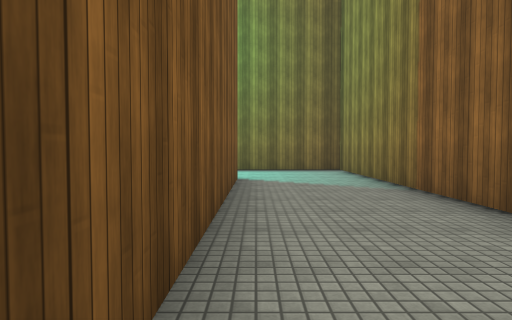
View 1 (above)

24 first-person views from a walk through a 3-D level made in the Unity game engine. The camera is 1.3 m above the floor, tilts 2° down and sees 75° across. The floor is counted in squares, 2 m on a side. Each view is taken from the middle of a square. On the plan, view 1 faces up. The plan holds only what a view shows up to about 10 squares ahead; the rest is blank. The place goes on beyond the plan. The player character is not drawn. Surface patterns are stand-ins for the level's own textures.

View 2
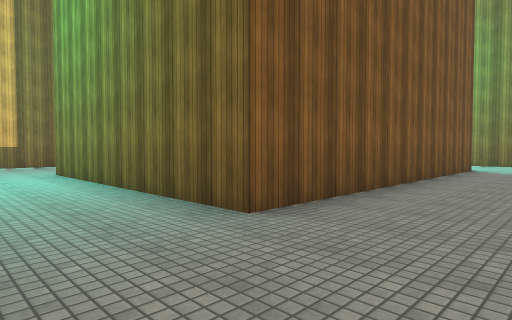

View 3
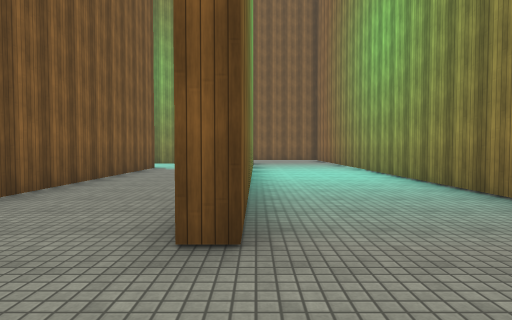

View 4
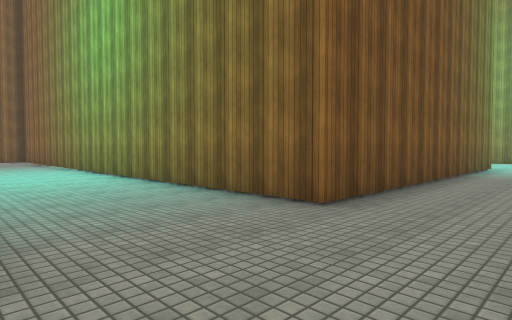

View 5
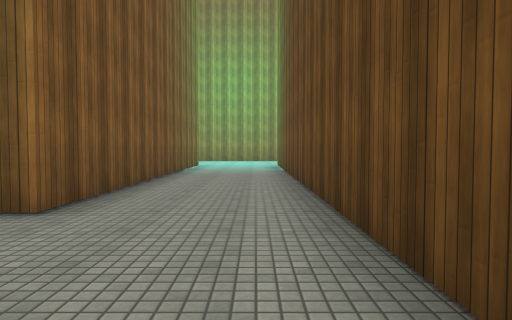

View 6
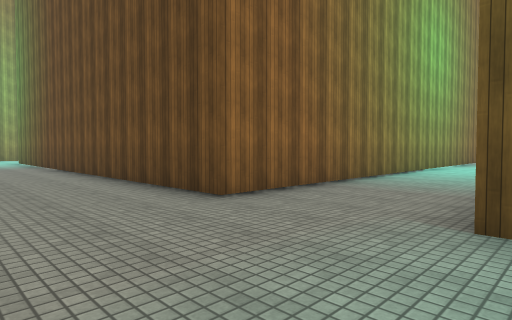

View 7
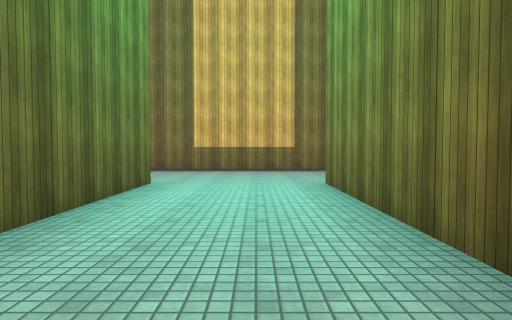

View 8
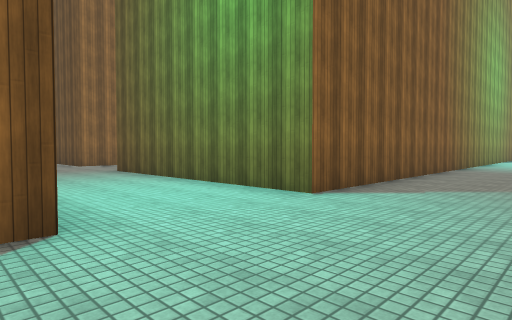

View 9
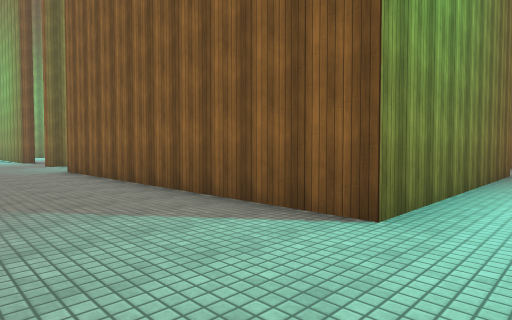

View 10
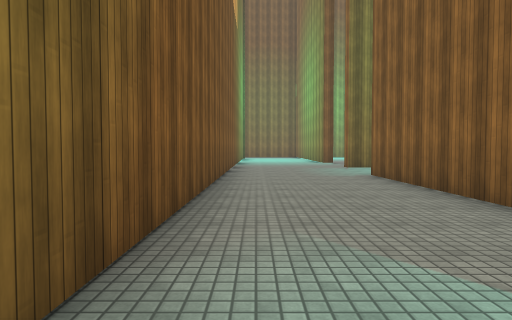

View 11
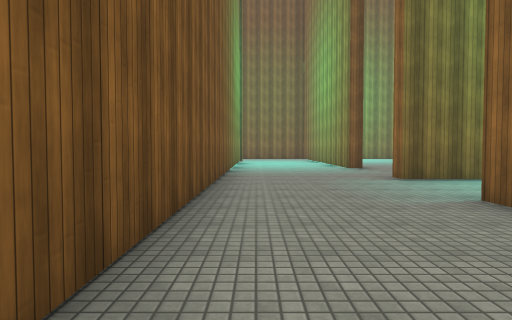

View 12
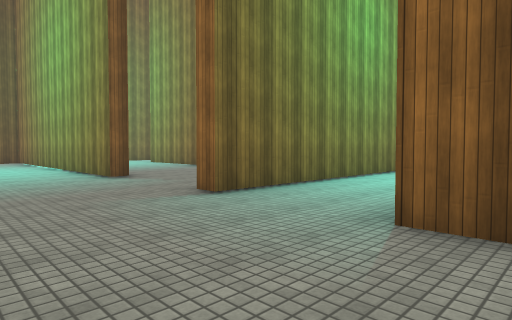

View 13
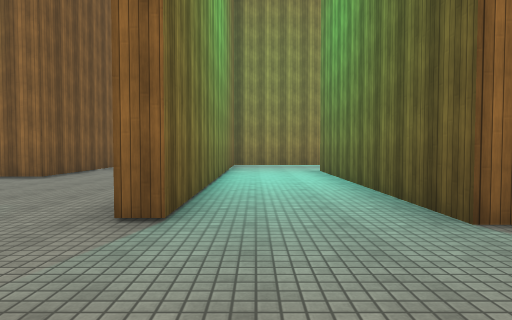

View 14
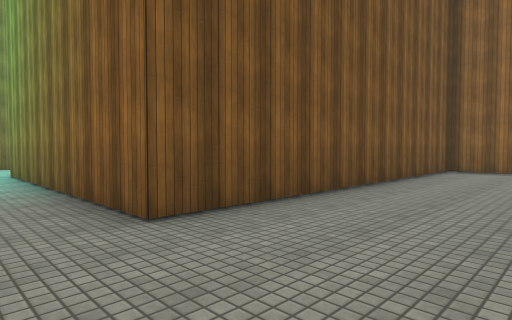

View 15
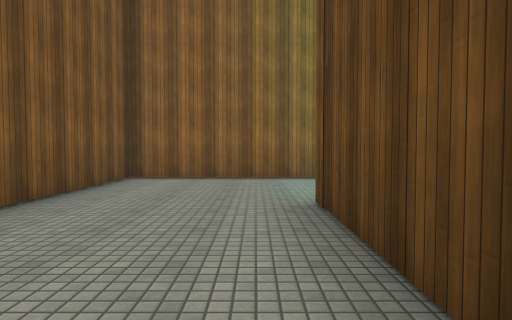

View 16
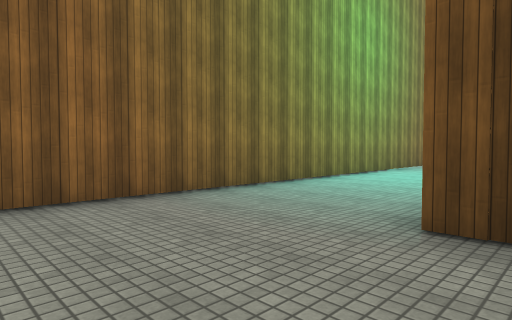

View 17
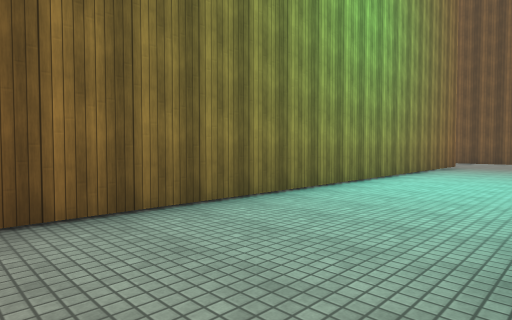

View 18
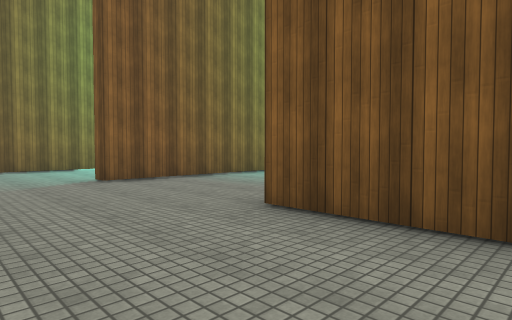

View 19
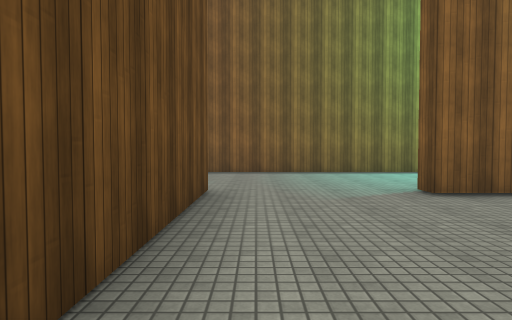

View 20
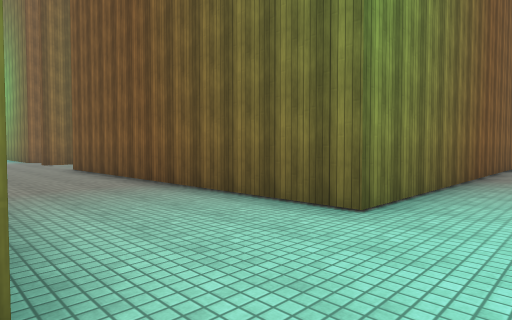

View 21
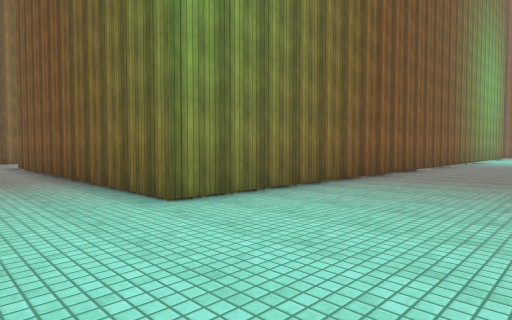

View 22
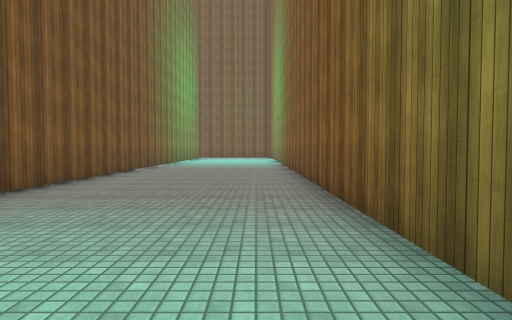

View 23
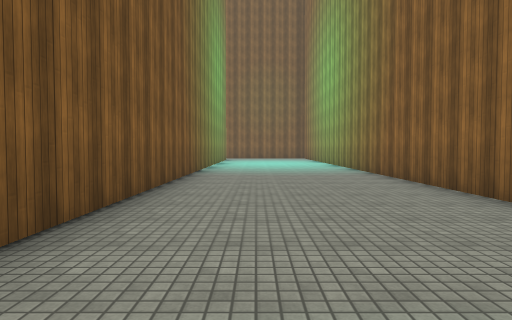

View 24
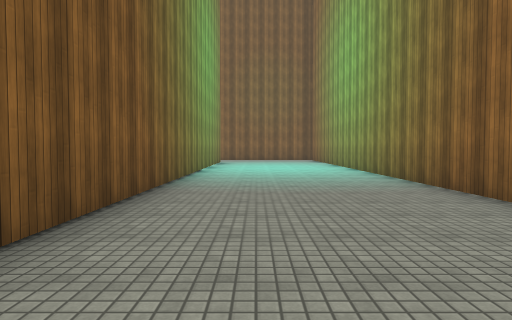

### Floor plan
Points are (right, up) in squares from view 1. A wall is a line through its corners. A room is listed if a view was taken in it or the views show most of it. See-through windows are left out.
Room 1 (views 1, 2, 3, 4, 5, 6, 7, 8, 9, 10, 11, 12, 13, 14, 15, 16, 17, 18, 19, 20, 21, 22, 23, 24)
walls: (2.5, -12.8) (2.5, -4.8) (13, -4.8); (-7.2, -12.4) (-7.2, -4.8) (-0.4, -4.8); (-0.4, -1.9) (-7.2, -1.9) (-7.2, 7.1) (-0.4, 7.1) (-0.4, -1.9); (2.9, 3) (2.9, -1.9) (2.4, -1.9); (2.5, 3.1) (2.5, 9.8) (-7, 9.8) (-7, 10.3) (-2.9, 10.3); (20.1, 0.4) (20.1, 15); (-0.1, 10.3) (3, 10.3); (-6.7, 15.5) (-6.7, 13.5) (-7.2, 13.5) (-7.2, 15.5); (15.4, 14.9) (15.4, -1.9) (6.2, -1.9) (6.2, 13.7) (-2.6, 13.7) (-2.6, 15.5); (-10.8, 15.4) (-10.8, -6.1)

Positions as (right, up) in squares from view 1, and headings:
1: (0, 0), facing up
2: (2, -4), facing up-left
3: (3, -4), facing up
4: (3, -4), facing up-right
5: (3, -4), facing right
6: (-1, -2), facing down-right
7: (-1, -3), facing left
8: (-10, -1), facing down-right
9: (-10, -3), facing up-right
10: (-10, -1), facing up
11: (-10, 3), facing up
12: (-10, 6), facing up-right
13: (-10, 9), facing right
14: (-4, 11), facing up-right
15: (-1, 11), facing right
16: (2, 13), facing down-right
17: (3, 11), facing down-right
18: (0, 11), facing up-left
19: (-2, 11), facing left
20: (17, -5), facing up-left
21: (19, -4), facing up-left
22: (19, -1), facing up
23: (17, 2), facing up
24: (17, 5), facing up
